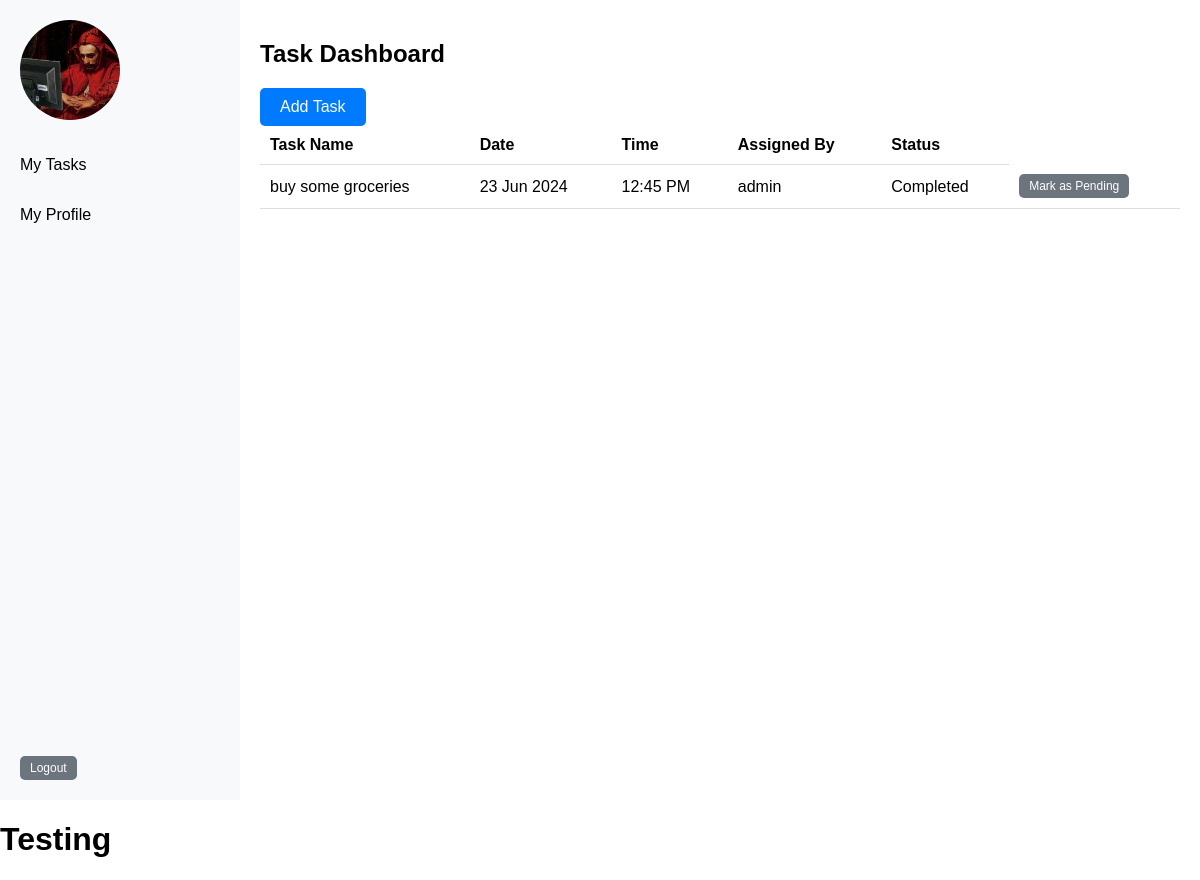
Page /dashboard (signed in) on the committed database.
### app.py (models this page shows)
class Task(db.Model):
    id = db.Column(db.Integer, primary_key=True)
    name = db.Column(db.String(100), nullable=False)
    datetime = db.Column(db.DateTime, nullable=False)
    user_id = db.Column(db.Integer, db.ForeignKey('user.id'), nullable=False)
    assigned_to = db.relationship('User', back_populates='tasks')
    status = db.Column(db.String(20), default='Pending')

class User(UserMixin, db.Model):
    id = db.Column(db.Integer, primary_key=True)
    username = db.Column(db.String(80), unique=True, nullable=False)
    email = db.Column(db.String(120), unique=True, nullable=False)
    password = db.Column(db.String(255), nullable=False)
    phone = db.Column(db.String(20))
    address = db.Column(db.String(255))
    tasks = db.relationship('Task', back_populates='assigned_to')

### app.py (the view)
@app.route('/dashboard')
@login_required
def dashboard():
    tasks = Task.query.filter_by(user_id=current_user.id).all()
    return render_template('dashboard.html', tasks=tasks)

### app.py (called while the page is built)
@login_manager.user_loader
def load_user(user_id):
    return User.query.get(int(user_id))

### templates/dashboard.html (shortened to what this page needs)
<!DOCTYPE html>
<html lang="en">
<head>
</head>
<body>
    <div class="container">
        <div class="sidebar">
            <div class="logo">
                <img src="{{ url_for('static', filename='/images/1702012079487498.jpg') }}" alt="Company Logo" class="logo-image">
            </div>
            <p>My Tasks</p>
            <p>My Profile</p>
            <form action="{{ url_for('logout') }}" method="POST" class="logout-form">
                <button type="submit" class="btn btn-sm btn-secondary">Logout</button>
            </form>
        </div>
        <div class="main-content">
            <h2>Task Dashboard</h2>
            <a href="{{ url_for('add_task') }}" class="btn">Add Task</a>
            <table>
                <thead>
                    <tr>
                        <th>Task Name</th>
                        <th>Date</th>
                        <th>Time</th>
                        <th>Assigned By</th>
                        <th>Status</th>
                    </tr>
                    <tbody>
                        {% for task in tasks %}
                        <tr>
                            <td>{{ task.name }}</td>
                            <td>{{ task.datetime.strftime('%d %b %Y') }}</td>
                            <td>{{ task.datetime.strftime('%I:%M %p') }}</td>
                            <td>{{ task.assigned_to.username }}</td>
                            <td>{{ task.status if task.status else 'Pending' }}</td>
                            <td>
                                <form action="{{ url_for('update_task_status', task_id=task.id) }}" method="POST">
                                    <button type="submit" class="btn btn-sm {% if task.status == 'Completed' %}btn-secondary{% else %}btn-primary{% endif %}">
                                        {% if task.status == 'Completed' %}Mark as Pending{% else %}Mark as Complete{% endif %}
                                    </button>
                                </form>
                            </td>
                        </tr>
                        {% endfor %}
                    </tbody>
            </table>
        </div>
    </div>
                <h1>Testing</h1>
</body>
</html>

### rows in the picture
Task: name "buy some groceries", datetime "23 Jun 2024", datetime "12:45 PM", assigned_to.username "admin", status "Completed", shows "Mark as Pending"
